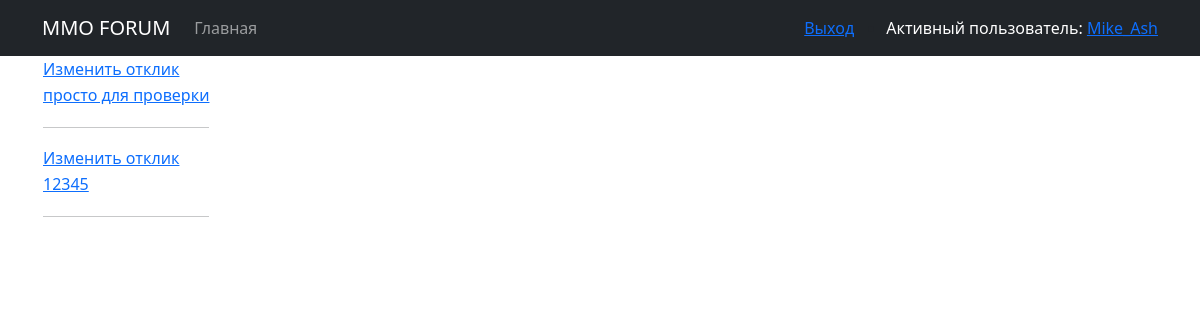
/comment/User/ (signed in), run on the app's committed database.
### accounts/models.py (models this page shows, shortened)
class CustomUser(AbstractUser):
    pcc = models.CharField(max_length=6, null=True, blank=True)

### billboard/models.py (models this page shows, shortened)
class Comment(models.Model):
    author = models.ForeignKey(CustomUser, on_delete=models.CASCADE)
    text = models.TextField()
    article = models.ForeignKey(Article, on_delete=models.CASCADE)
    status = models.BooleanField(default=False)

### billboard/views.py (the view)
# urls.py: path('comment/User/', UserCommentList.as_view(), name='all_user_comments'),
class UserCommentList(View):
    def get(self, request):
        user = request.user
        try:
            author = CustomUser.objects.get(username=user)
        except CustomUser.DoesNotExist:
            return redirect('all_articles')
        else:
            comment = Comment.objects.filter(author=author)
            filterset = UserCommentFilter(self.request.GET, queryset=comment)
            return render(request, 'billboard/comment_user.html', context={'filterset': filterset})

### templates/billboard/comment_user.html (shortened to what this page needs)
{% extends 'default.html' %}
{% block content %}
    <table>
        <tbody>
            {% if filterset.qs %}
                {% for comment in filterset.qs %}
                    <tr><td style="text-align: left;"><a href="{% url 'comment_Update' pk=comment.id %}"> Изменить отклик </a></td></tr>
                    <tr><td style="text-align: left;"><a href="{% url 'Comment_Detail' pk=comment.id %}">{{comment.text }}</a></td></tr>
                    <tr><td style="text-align: left;"></td></tr>
                    <tr><td><hr></td></tr>
                {% endfor %}
            {% else %}
                <td style="text-align: center;">У вас пока нет откликов </td>
            {% endif %}
        </tbody>
    </table>
{% endblock content %}

### templates/default.html (shortened to what this page needs)
<!DOCTYPE html>
<html lang="en">
    <head>
        {% load static %}
        <link href="{% static 'css/styles.css' %}" rel="stylesheet" />
    </head>
    <body>
        <nav class="navbar navbar-expand-lg navbar-dark bg-dark static-top">
            <div class="container">
                <a class="navbar-brand" href="#">MMO FORUM</a>
                <div class="collapse navbar-collapse" id="navbarResponsive">
                    <ul class="navbar-nav ml-auto">
                        <li class="nav-item">
                            <a class="nav-link" href="/">Главная</a>
                    </ul>
                </div>
                    {% if user.is_authenticated %}
                        <a href="/accounts/logout/">Выход</a>
                    {% else %}
                        <a href="/accounts/login/">Вход</a>|<a href="/accounts/signup/">Регистрация</a>
                    {% endif %}
                {% if request.user.is_authenticated %}
                    <ul class="list-group">
                        <li class="list-group-items" style="text-align: right;"><span style="color: #ffffff;"">Активный пользователь:</span> <a href="/accounts/user/ ">{{ user }}</a></li>
                    {% else %}
                        <li class="list-group-items" style="text-align: right;"><span style="color: #ffffff;"">Активный пользователь: {{ user }}</a></span></li>
                    {% endif %}
                </ul>
            </div>
        </nav>
        <div class="container">
            <div class="row">
                <div class="col-lg-12 text-center">
                    {% block content %}{% endblock content %}
                </div>
            </div>
        </div>
    </body>
</html>

### data on the page
CustomUser: username "Mike_Ash"
Comment: text "просто для проверки"
Comment: text "12345"
